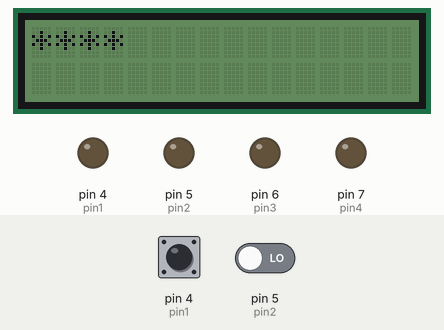
A sketch run on a simulated Arduino Uno, built with avr-gcc and run on an emulated ATmega328P. On the bench: 16×2 character LCD, output pins drawn as LEDs (lit = HIGH). The inputs (shaded band) are chosen by the test bench; at power-on: pin 4 (pin1) LOW, pin 5 (pin2) LOW. Random numbers use the default seed unless the sketch sets one; what the sketch prints to the serial monitor is not drawn.

Above: at 2.2 s.
2.3 s: pin 4 (pin1) pulsed HIGH 2 times (0.12 s each, 0.3 s apart)
At 3.4 s:
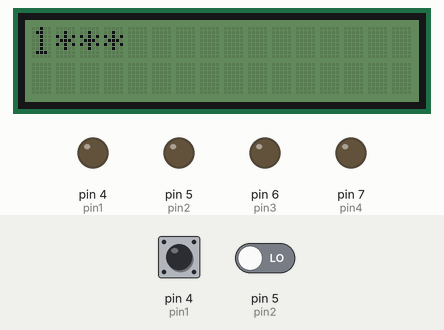
6.2 s: pin 4 (pin1) driven HIGH and pin 5 (pin2) driven HIGH
8.4 s: pin 5 (pin2) driven LOW
At 10.5 s:
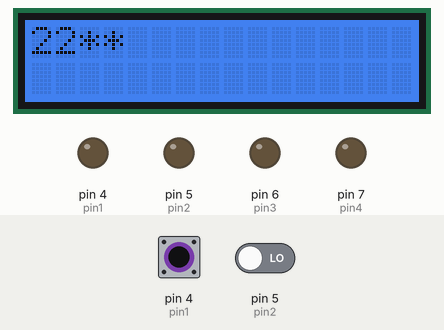
11.0 s: pin 4 (pin1) driven LOW
At 11.57 s:
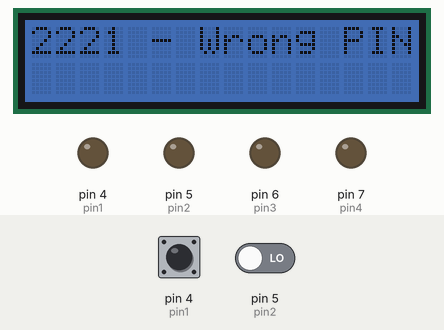
14.1 s: pin 4 (pin1) driven HIGH
At 16.7 s:
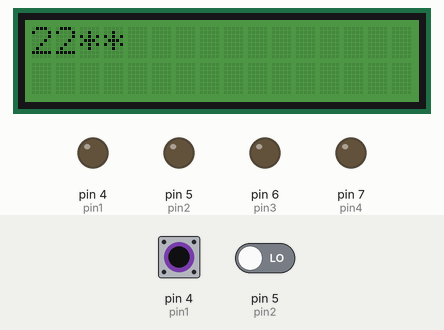

The sketch:

4_channel_Capsense.ino
```cpp
#include <Wire.h>
#include "rgb_lcd.h"

rgb_lcd lcd;
int CAPSENSE = 4;
String code = "****";
String secret = "1324";
const int colorR = 255;
const int colorG = 0;

const int colorB = 0;

const int pin1 = 4;
const int pin2 = 5;
const int pin3 = 6;
const int pin4 = 7;
uint8_t s1 = 0 ;
uint8_t s2 = 0 ;
uint8_t s3 = 0 ;
uint8_t s4 = 0 ;
bool l1 = false;
bool l2  = false;
bool l3  = false;
bool l4  = false;
bool unlocked = false;
bool reset    = true;


uint8_t readCapacitivePin(int pinToMeasure) {

  // Variables used to translate from Arduino to AVR pin naming

  volatile uint8_t* port;
  volatile uint8_t* ddr;
  volatile uint8_t* pin;
  // Here we translate the input pin number from
  //  Arduino pin number to the AVR PORT, PIN, DDR,
  //  and which bit of those registers we care about.
  byte bitmask;
  port = portOutputRegister(digitalPinToPort(pinToMeasure));
  ddr = portModeRegister(digitalPinToPort(pinToMeasure));
  bitmask = digitalPinToBitMask(pinToMeasure);
  pin = portInputRegister(digitalPinToPort(pinToMeasure));
  // Discharge the pin first by setting it low and output
  *port &= ~(bitmask);
  *ddr  |= bitmask;
  delay(1);
  uint8_t SREG_old = SREG; //back up the AVR Status Register
  // Prevent the timer IRQ from disturbing our measurement
  noInterrupts();
  // Make the pin an input with the internal pull-up on
  *ddr &= ~(bitmask);
  *port |= bitmask;

  // Now see how long the pin to get pulled up. This manual unrolling of the loop
  // decreases the number of hardware cycles between each read of the pin,
  // thus increasing sensitivity.

  uint8_t cycles = 17;
  if (*pin & bitmask) { cycles =  0;}
  else if (*pin & bitmask) { cycles =  1;}
  else if (*pin & bitmask) { cycles =  2;}
  else if (*pin & bitmask) { cycles =  3;}
  else if (*pin & bitmask) { cycles =  4;}
  else if (*pin & bitmask) { cycles =  5;}
  else if (*pin & bitmask) { cycles =  6;}
  else if (*pin & bitmask) { cycles =  7;}
  else if (*pin & bitmask) { cycles =  8;}
  else if (*pin & bitmask) { cycles =  9;}
  else if (*pin & bitmask) { cycles = 10;}
  else if (*pin & bitmask) { cycles = 11;}
  else if (*pin & bitmask) { cycles = 12;}
  else if (*pin & bitmask) { cycles = 13;}
  else if (*pin & bitmask) { cycles = 14;}
  else if (*pin & bitmask) { cycles = 15;}
  else if (*pin & bitmask) { cycles = 16;}
  // End of timing-critical section; turn interrupts back on if they were on before, or leave them off if they were off before
  SREG = SREG_old;

  // Discharge the pin again by setting it low and output
  //  It's important to leave the pins low if you want to
  //  be able to touch more than 1 sensor at a time - if
  //  the sensor is left pulled high, when you touch
  //  two sensors, your body will transfer the charge between
  //  sensors.

  *port &= ~(bitmask);
  *ddr  |= bitmask;
  return cycles;
}
void setUnlock(int p){
  if(code[0] == '*')
    code[0] = String(p)[0];
  else if (code[1] == '*')
    code[1] = String(p)[0];
  else if (code[2] == '*')
    code[2] = String(p)[0];
  else if (code[3] == '*')
    code[3] = String(p)[0];

}

void checkLock(){
  for (int i = 0 ; i < 4; i++){
   if(code[i] == '*')
      return;
  }

  if(code[0] == secret[0] &&
     code[1] == secret[1] &&
     code[2] == secret[2] &&
     code[3] == secret[3]

  ){
   delay(500);
   unlocked = true;
  }


  lcd.print(code);
  if(unlocked)
    lcd.print(" - Unlocked");
  else
    lcd.print(" - Wrong PIN");

  for (int i = 0 ; i < 20 ; i++){

  for(int j = 0 ; j < 10 ; j++){
    lcd.setRGB(rand()%254,rand()%254,rand()%254);
    delay(10);
   }
   delay(100);
   resetLock();
  }


}
void resetLock(){
 //code[0] = code[1] = code[2] = code[3] = '*';
 code = "****";
 reset = true;
 l1 = l2 = l3 = l4 = false;
 unlocked = false;
}

void setup()
{
  Serial.begin(9600);
  /*
  pinMode(pin1, INPUT);
  pinMode(pin2, INPUT);
  pinMode(pin3, INPUT);
  pinMode(pin4, INPUT);
  */
    // set up the LCD's number of columns and rows:
    lcd.begin(16, 2);

    lcd.setRGB(rand()%254,rand()%254,rand()%254);

    // Print a message to the LCD.
    resetLock();
    delay(1000);
}

void loop()
{
   s1 = readCapacitivePin(pin1);
   s2 = readCapacitivePin(pin2);
   s3 = readCapacitivePin(pin3);
   s4 = readCapacitivePin(pin4);
   if(s1 > CAPSENSE )
    setUnlock(1);
   else if(s2 > CAPSENSE)
    setUnlock(2);
   else if(s3 > CAPSENSE)
    setUnlock(3);
   else if(s4 > CAPSENSE)
    setUnlock(4);
   Serial.print("Sense ");
   Serial.print(s1);Serial.print("\t");
   Serial.print(s2);Serial.print("\t");
   Serial.print(s3);Serial.print("\t");
   Serial.print(s4);Serial.println("\t");

   delay(100);
   char buff[5];
   code.toCharArray(buff,5);
   Serial.write(buff);
   Serial.write("\n");

   checkLock();
   lcd.print(code);
    // set the cursor to column 0, line 1
    // (note: line 1 is the second row, since counting begins with 0):
    lcd.setCursor(0, 1);
    lcd.display();
    delay(500);
    lcd.clear();
    //lcd.setRGB(rand()%254,rand()%254,rand()%254);
}

/*********************************************************************************************************
  END FILE
*********************************************************************************************************/
```

Measured:
- what the display in image 0 shows lasts 0.5 s, from 1.8 s to 2.3 s
